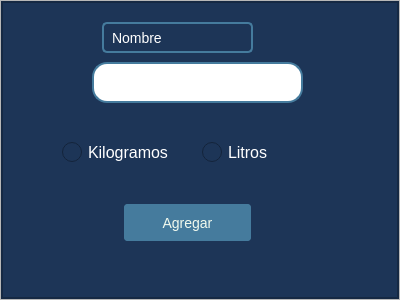
<?xml version="1.0" encoding="UTF-8"?>
<ui version="4.0">
 <class>ventana_nuevo_producto</class>
 <widget class="QWidget" name="ventana_nuevo_producto">
  <property name="geometry">
   <rect>
    <x>0</x>
    <y>0</y>
    <width>400</width>
    <height>300</height>
   </rect>
  </property>
  <property name="windowTitle">
   <string>Form</string>
  </property>
  <layout class="QVBoxLayout" name="verticalLayout">
   <property name="spacing">
    <number>0</number>
   </property>
   <property name="leftMargin">
    <number>0</number>
   </property>
   <property name="topMargin">
    <number>0</number>
   </property>
   <property name="rightMargin">
    <number>0</number>
   </property>
   <property name="bottomMargin">
    <number>0</number>
   </property>
   <item>
    <widget class="QFrame" name="central_frame">
     <property name="frameShape">
      <enum>QFrame::StyledPanel</enum>
     </property>
     <property name="frameShadow">
      <enum>QFrame::Raised</enum>
     </property>
     <layout class="QVBoxLayout" name="verticalLayout_2">
      <property name="spacing">
       <number>0</number>
      </property>
      <property name="leftMargin">
       <number>0</number>
      </property>
      <property name="topMargin">
       <number>0</number>
      </property>
      <property name="rightMargin">
       <number>0</number>
      </property>
      <property name="bottomMargin">
       <number>0</number>
      </property>
      <item>
       <widget class="QFrame" name="backgroundcolor_frame">
        <property name="styleSheet">
         <string notr="true">background-color: rgb(29, 53, 87);</string>
        </property>
        <property name="frameShape">
         <enum>QFrame::StyledPanel</enum>
        </property>
        <property name="frameShadow">
         <enum>QFrame::Raised</enum>
        </property>
        <layout class="QVBoxLayout" name="verticalLayout_3">
         <property name="spacing">
          <number>0</number>
         </property>
         <property name="leftMargin">
          <number>0</number>
         </property>
         <property name="topMargin">
          <number>0</number>
         </property>
         <property name="rightMargin">
          <number>0</number>
         </property>
         <property name="bottomMargin">
          <number>0</number>
         </property>
         <item>
          <widget class="QFrame" name="frame">
           <property name="frameShape">
            <enum>QFrame::StyledPanel</enum>
           </property>
           <property name="frameShadow">
            <enum>QFrame::Raised</enum>
           </property>
           <widget class="QLineEdit" name="nombre_nuevo_prod">
            <property name="geometry">
             <rect>
              <x>90</x>
              <y>60</y>
              <width>211</width>
              <height>41</height>
             </rect>
            </property>
            <property name="styleSheet">
             <string notr="true">QLineEdit {
        border: 2px solid #457B9D;
        border-radius: 15px;
        padding: 5px;
        background-color: white;
        color: black;
        font-size: 16px;
    }
    QLineEdit:focus {
        border: 2px solid #34eb4f;
    }</string>
            </property>
           </widget>
           <widget class="QLabel" name="label">
            <property name="geometry">
             <rect>
              <x>100</x>
              <y>20</y>
              <width>151</width>
              <height>31</height>
             </rect>
            </property>
            <property name="styleSheet">
             <string notr="true">QLabel {
        color: #ffffff;            /* Color del texto */
        
        border: 2px solid #457B9D; /* Color del borde */
        border-radius: 5px;        /* Radio del borde (para bordes redondeados) */
        padding: 5px;              /* Espacio interior alrededor del texto */
        font-size: 14px;           /* Tamaño del texto */
    }</string>
            </property>
            <property name="text">
             <string>Nombre</string>
            </property>
           </widget>
           <widget class="QRadioButton" name="kilos_radiobutton">
            <property name="geometry">
             <rect>
              <x>60</x>
              <y>140</y>
              <width>131</width>
              <height>20</height>
             </rect>
            </property>
            <property name="styleSheet">
             <string notr="true">QRadioButton {
        font-size: 16px;
        color: white;
    }
    QRadioButton::indicator {
        width: 20px;
        height: 20px;
    }</string>
            </property>
            <property name="text">
             <string>Kilogramos</string>
            </property>
           </widget>
           <widget class="QRadioButton" name="litros_radiobutton">
            <property name="geometry">
             <rect>
              <x>200</x>
              <y>140</y>
              <width>121</width>
              <height>20</height>
             </rect>
            </property>
            <property name="styleSheet">
             <string notr="true">QRadioButton {
        font-size: 16px;
        color: white;
    }
    QRadioButton::indicator {
        width: 20px;
        height: 20px;
    }
  </string>
            </property>
            <property name="text">
             <string>Litros</string>
            </property>
           </widget>
           <widget class="QPushButton" name="submit_nuevoproducto_button">
            <property name="geometry">
             <rect>
              <x>120</x>
              <y>200</y>
              <width>131</width>
              <height>41</height>
             </rect>
            </property>
            <property name="styleSheet">
             <string notr="true"> QPushButton {
        background-color: #457B9D;
        color: #F1FAEE;
        border: 2px solid #1D3557;
        border-radius: 5px;
        padding: 5px;
        font-size: 14px;
    }
    QPushButton:hover {
        background-color: #1D3557;
        border: 2px solid #457B9D;
    }
    QPushButton:pressed {
        background-color: #1D3557;
        border: 2px solid #457B9D;
        padding-left: 7px;  /* Para dar un efecto de &quot;presión&quot; */
    }</string>
            </property>
            <property name="text">
             <string>Agregar</string>
            </property>
           </widget>
          </widget>
         </item>
        </layout>
       </widget>
      </item>
     </layout>
    </widget>
   </item>
  </layout>
 </widget>
 <resources/>
 <connections/>
</ui>
